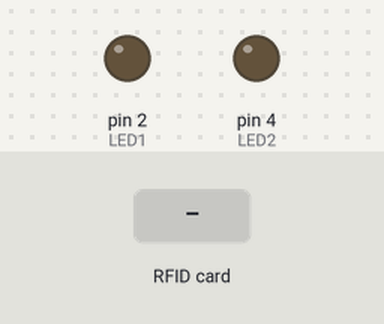
Recording of a sketch running on a simulated Arduino Uno, built with avr-gcc and run on an emulated ATmega328P. Shown: output pins drawn as LEDs (lit = HIGH). The inputs (shaded band) are chosen by the test bench. Pins used as bus, display or sensor lines are not drawn; what the sketch prints to the serial monitor is not drawn.

Above: at 1.2 s.
1.3 s: RFID card 30 3B FE A7 held to the reader
At 2.1 s:
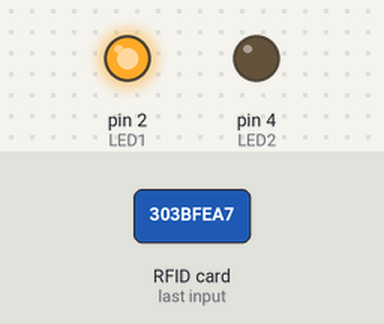
3.8 s: RFID card 5E 7A 19 C4 held to the reader
At 4.4 s:
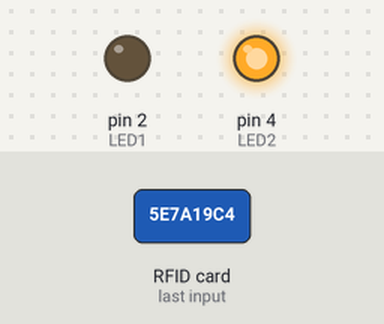
Timing chart, 0 to 6.8 s (numbered marks = the images above; inputs shaded):
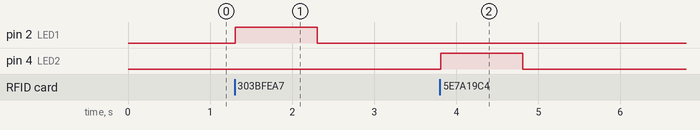

The sketch:

Codigo_de_aceptaci_n_de_tarjeta_y_llavero.ino
```cpp
#include<SPI.h>   // Se incluye la librería de la comunciación SPI
#include<MFRC522.h>   //Se incluye la librería del modulo MFRC522
#define RST_PIN 9   //Se define una constante llamada RST_PIN en el pin 9
#define SS_PIN 10   //Se define una constante llamada SS_PIN en el pin 10
int LED1 =2;    //Se declaran como enteros los leds
int LED2= 4;
MFRC522 mfrc522(SS_PIN, RST_PIN);   //Se crea un objeto del tipo MFRC522 llamado mfr522 con los parámetros de "SS_PIN" y "RST_PIN"
byte LecturaUID[4];   //Se crea un array del tipo byte llamado "LecturaUID", de un tamaño de 4 y almacenará los codigos leídos
byte Usuario1[4] = {0x30, 0x3B, 0XFE, 0XA7} ; //Se crea un usuario con los codigos hexadecimales de la tarjeta
byte Usuario2[4] = {0x15, 0x2F, 0X34, 0X53};//Se crea un usuario con los codigos hexadecimales del llavero

void setup() {
 Serial.begin(9600);    //Se inicializa la comunciación al monitor serie
 SPI.begin();   //Se inicializa la comunicación ISP
 mfrc522.PCD_Init();    //Se inciailiza el lector de tarjetas
 Serial.println("Listo");   //Se incializa el monitor serie
 pinMode(LED1, OUTPUT);   //Se inicializan los LEDS
 pinMode(LED2, OUTPUT);
}

void loop() {

  if(! mfrc522.PICC_IsNewCardPresent())   //Si el lector reconoce una tarjeta
  return;   //Se regresa

  if(!mfrc522.PICC_ReadCardSerial())    //Si la tarjeta reconoce la lectura
  return;   //Regresa

  Serial.print("UID:");   //Se escribe en el monitor serie "UID:"
  for(byte i = 0; i<mfrc522.uid.size; i++){   //Se crea un bucle for con una iteración del tipo "byte" y que dicha tendrá que ser menor el mfrc522
    if(mfrc522.uid.uidByte[i] < 0x10){    //Si el mfrc.uid.uidByte es menor que diez
      Serial.print(" 0");   //Se crean espacios
    }
    else{ //Si no
      Serial.print(" ");    //Secrea un espacio
    }
    Serial.print(mfrc522.uid.uidByte[i],HEX);   //Los codigos serán leídos en hexadecimal
    LecturaUID[i]=mfrc522.uid.uidByte[i];   //Almacenará el byte del UID y mostrará los codigos
  }
Serial.print("\t"); //Deja un espacio de tabulación entre el UID y el texto que seguirá

if(comparaUID(LecturaUID, Usuario1))    //Si la función "comparaUID" se ejecuta con los parámetros de "Lectura UID" usuario1
Led1();   //Se ejecuta la función "led1"
else if (comparaUID(LecturaUID, Usuario2))    //Si no y si se compara la lecturaUID, con el Usuario2
Serial.println("Bienvenido Usuario 2"); //Si es extiosa se escribe en el monitor serie "Bienvenido Usuario2"
  else  //Si no
Led2();   //Se ejecuta la función de "Led2"
    mfrc522.PICC_HaltA();     //Solo permite el paso individual y unico de la tarjeta o llavero

}
boolean comparaUID(byte lectura[], byte usuario[])    //Se crea una función booleana que pose dos parametros de variables locales que tomaran los valores del loop
{
  for(byte i=0; i< mfrc522.uid.size; i++){    //Se lee un codigo por vez,por eso la existencia del bucle for que su estatuto será ser menor al mfrc522.uid.size o al tamaño
    if(lectura[i] != usuario[i])    //Si la lectura es diferente a usuario
    return(false);    //Será falso
  }
  return(true);  //Si es igual entonces torna a verdadero
}
void Led1(){    //Función Led1
digitalWrite(LED1,HIGH);    //Se escribe como valor alto el led
delay(1000);    //Una demora de 1 segundo
digitalWrite(LED1,LOW);   //Se apaga el led
Serial.println("Bienvenido Usuario 1");   //Se escribe en el monitor serie "Bienvendio Usuario1"
}
void Led2(){
digitalWrite(LED2,HIGH);    //Se enciende el led
delay(1000);    //Demora 1 segundo
digitalWrite(LED2,LOW);   //Se apaga el led
Serial.println("No te conozco");    //Se escribe en el monitor serie "No te conozco"
}
```

Measured:
- after the input at 1.3 s, pin 2 (LED1): LOW → HIGH at once, → LOW 1.0 s later
- after the input at 3.8 s, pin 4 (LED2): LOW → HIGH at once, → LOW 1.0 s later
